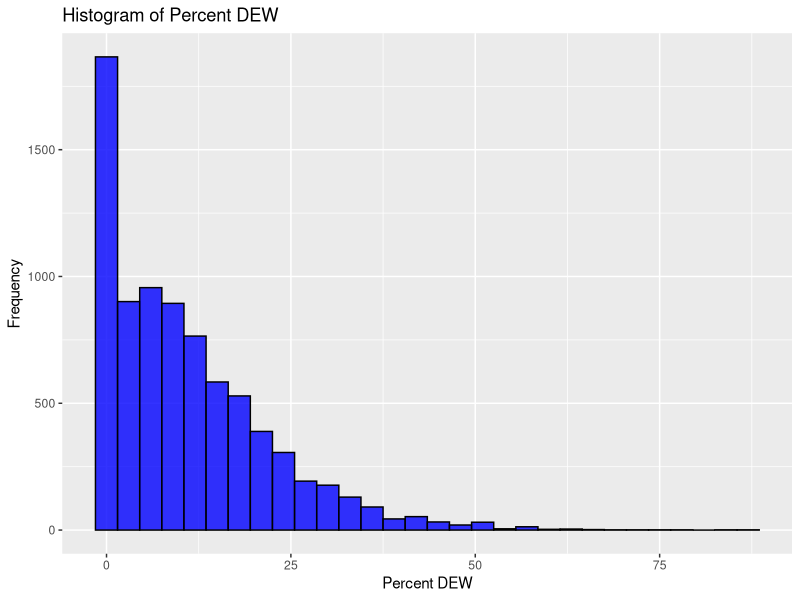
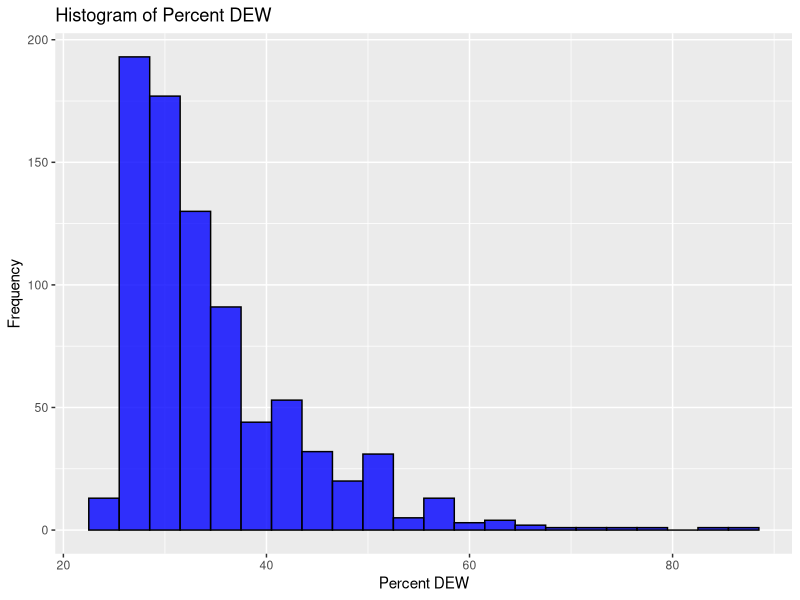

Write R code to recreate these figures, in order.
## ---- chunk 1
#| code-fold: true
#| code-summary: "Load Libraries"

suppressWarnings(library(tidyverse))
library(knitr)
library(lubridate)
library(ggplot2)
library(dplyr)
## ---- chunk 2
#| code-fold: true
#| code-summary: "Read in Data"
# read in data
anomaly_data <- read.csv("data/study_data.csv")
head(anomaly_data)
## ---- chunk 3
summary(anomaly_data$Percent.DEW)
## ---- chunk 4
ggplot(anomaly_data, aes(x = Percent.DEW)) +
  geom_histogram(binwidth = 3, fill = "blue", color = "black", alpha = 0.8) +
  labs(title = "Histogram of Percent DEW", x = "Percent DEW", y = "Frequency")
## ---- chunk 5
anomaly_25 <- anomaly_data %>% 
  filter(Percent.DEW>25)

ggplot(anomaly_25, aes(x = Percent.DEW)) +
  geom_histogram(binwidth = 3, fill = "blue", color = "black", alpha = 0.8) +
  labs(title = "Histogram of Percent DEW", x = "Percent DEW", y = "Frequency")
## ---- chunk 6

